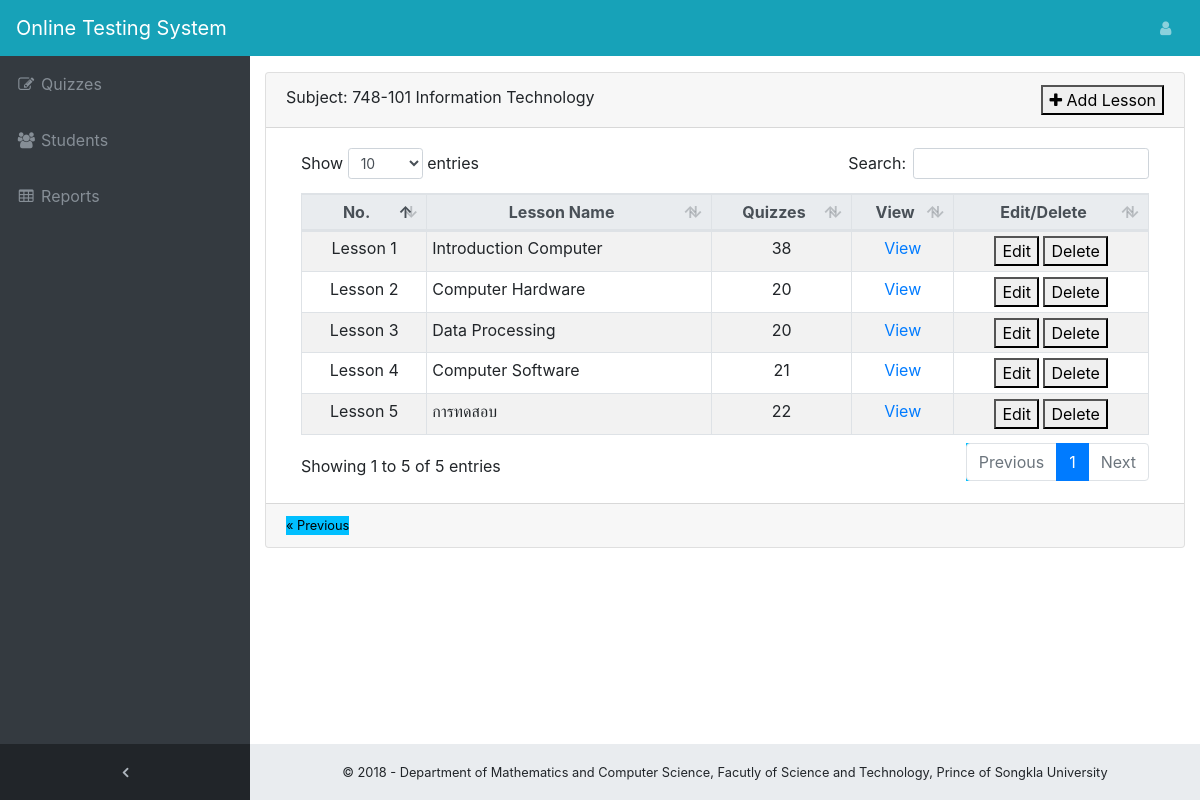
/lecturer/lesson.php?sub_id=748-101 (signed in), run on the app's committed database.
### tables this page shows
CREATE TABLE `subject` (
  `sub_id` varchar(7) NOT NULL,
  `thai_name` varchar(100) DEFAULT NULL,
  `eng_name` varchar(50) DEFAULT NULL
);

CREATE TABLE `lesson` (
  `les_id` smallint(5) UNSIGNED NOT NULL,
  `sub_id` varchar(7) DEFAULT NULL,
  `les_name` varchar(50) DEFAULT NULL
);

### lecturer/lesson.php (the view, shortened to what this page needs)
<?php
if(isset($_GET['sub_id'])) {
  $sub_id = $_GET['sub_id'];
} elseif(isset($_POST['sub_id'])) {
  $sub_id = $_POST['sub_id'];
  $_SESSION['sub_id'] = $sub_id;
} else {
  echo 'Error!';
  exit();
}
?>
<!DOCTYPE html>
<html lang="en">
<head>
  <link href="../vendor/bootstrap/css/bootstrap.min.css" rel="stylesheet">
  <link href="../vendor/font-awesome/css/font-awesome.min.css" rel="stylesheet" type="text/css">
  <link href="../vendor/datatables/dataTables.bootstrap4.css" rel="stylesheet">
  <link href="../css/sb-admin.css" rel="stylesheet">
  <link href="../vendor/jquery/jquery-ui.min.css" rel="stylesheet">
</head>
<body class="fixed-nav sticky-footer bg-dark" id="page-top">
  <?php include "navbar-lecturer.php";?>
  <div class="content-wrapper">
    <div class="container-fluid">
      <div class="card mb-3">
        <div class="card-header">
          <?php
            include "../dblink.php";
            $q = "SELECT eng_name, thai_name FROM subject WHERE sub_id = '$sub_id'";
            $r = mysqli_query($link, $q);
            $row = mysqli_fetch_array($r);
            echo "Subject: " . $sub_id . " " . $row[0];
          ?>
          <button id="add-lesson"> <i class="fa fa-plus"></i> Add Lesson</button>
        </div>
        <div class="card-body">
          <div class="table-responsive">
            <?php
              $q = "SELECT les_id, les_name FROM lesson
                    WHERE sub_id = '$sub_id' ORDER BY les_id ASC";
              $r = mysqli_query($link, $q);
              echo '<table class="table table-bordered table-sm table-striped" id="dataTable" width="100%" cellspacing="0">
              <thead class="thead-light">
                <tr align="center">
                  <th>No.</th>
                  <th>Lesson Name</th>
                  <th>Quizzes</th>
                  <th>View</th>
                  <th>Edit/Delete</th>
                </tr>
              </thead>';
              $order = 1;
              while ($row = mysqli_fetch_array($r, MYSQLI_ASSOC)) {
                $les_id = $row['les_id'];
                $q1 = "SELECT COUNT(*) as count FROM question WHERE les_id = '$les_id'";
                $r1 = mysqli_query($link, $q1);
                $row1  = mysqli_fetch_assoc($r1);
                $count = $row1['count'];
                echo '<tr>
                  <td align="center">Lesson '.$order.'</td>
                  <td>'.$row['les_name'].'</td>
                  <td align="center">'.$count.'</td>
                  <td align="center">
                    <a href="question.php?sub_id='.$sub_id.'&les_id='.$les_id.'"> View </a> </td>
                  <td align="center">
                    <button class="edit" data-id="'.$row['les_id'].'">Edit</button>
                    <button class="del" data-id="'.$row['les_id'].'">Delete</button>
                  </td>
                </tr>';
                $order++;
              }
              echo '</table>';
            ?>
          </div>
        </div>
        <div class="card-footer small text-muted">
          <a href="subject.php" class="previous">&laquo; Previous</a>
        </div>
      </div>
    </div>
    <?php include "../footer-modal.php";?>
  </div>
</body>
</html>

### css/sb-admin.css (style rules this page uses)
html { position: relative; min-height: 100%; }
body { overflow-x: hidden; }
body.sticky-footer { margin-bottom: 56px; }
body.sticky-footer .content-wrapper { min-height: calc(100vh - 56px - 56px); }
body.fixed-nav { padding-top: 56px; }
.content-wrapper { min-height: calc(100vh - 56px); padding-top: 1rem; }
.content-wrapper { overflow-x: hidden; background: white; }
@media (min-width: 992px) { .content-wrapper { margin-left: 250px; } }

### lecturer/lesson.php (style rules this page uses)
button#add-lesson { float: right; }
a { text-decoration: none; display: inline-block; }
.previous { background-color: #00BFFF; color: black; }

### data on the page
subject: eng_name "Information Technology"
lesson: les_name "Introduction Computer", count "38"
lesson: les_name "Computer Hardware", count "20"
lesson: les_name "Data Processing", count "20"
lesson: les_name "Computer Software", count "21"
lesson: les_name "การทดสอบ", count "22"

### other printed values
$sub_id "748-101"
